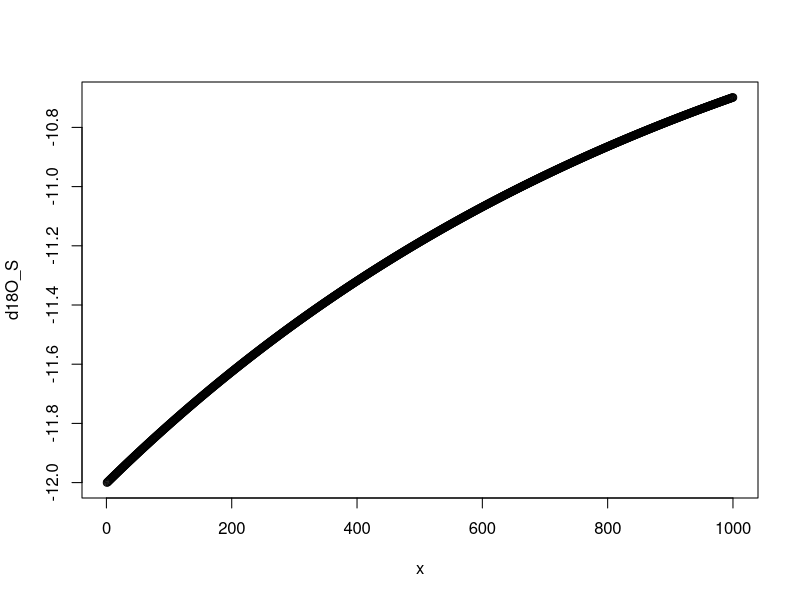

R code for this plot:
rm(list=ls())

# ΔH, vertical gradient of the transect
height <- 10 # m

# ΔL, horizontal gradient of the transect
distance <- 1000 # m

# ΔH/ΔL, topographic gradient
dHdL_ratio <- height/distance # dimensionless

# saturated hydraulic conductivity
Ks <- 900/86400 # m/s, original value is 900 m/day (converted to m/s)

# horizontal flow velocity
v <- Ks*dHdL_ratio # m/s

# distance in a numerical step
dx <- 1 # m

# time step
dt <- dx/v # s

# potential ET, derived from the Thornthwaite method (see http://ponce.sdsu.edu/onlinethornthwaite.php)
PET <- 112/1000 # m/month, original value is 112 mm/month (converted to m) 

# actual ET/potential ET ratio, estimated from literature data
AETPET_ratio <- 0.6 # dimensionless

# actual ET rate
ET <- PET*AETPET_ratio/(2.592e+6) # m/s (converted from m/month to m/s)

# thickness of surface water, given wet bulk density 0.9 g/cm3, 90% water content, and 30 cm depth
S <- 0.9*0.9*30/100 # m (converted from mm to m)

# ET/S, relative evapotranspiration rate (water turnover timescale)
ET_S_ratio <- ET/S # /s

# residual liquid fraction, used for δET calculation (see Xia and Winnick, 2021; https://doi.org/10.1016/j.epsl.2021.117120)
f <- 1-ET_S_ratio*dt # dimensionless

# Damkohler number (see Xia et al., 2021; https://doi.org/10.1016/j.epsl.2021.117120)
nd <- 1/f-1 # dimensionless

# T/ET, transpiration/evapotranspiration ratio
tet <- 0.75 # dimensionless

# relative humidity
rh <- 0.85 # dimensionless

# δG, the oxygen and hydrogen isotopic compositions of groundwater flux
d18O_G <- -12 # permil
d2H_G <- 8*d18O_G+10 # permil

# δS(x=0), the initial oxygen and hydrogen isotopic compositions of surface water
d18O_S0 <- -12 # permil
d2H_S0 <- 8*d18O_S0+10 # permil

# vapor-liquidequilibrium fractionation equation (see Xia and Winnick, 2021; https://doi.org/10.1016/j.epsl.2021.117120)
a18_e_vl <- function(temp){
  1/exp(1137/temp^2-0.4156/temp-0.00207) 
}
a2_e_vl <- function(temp){
  1/exp(24844/temp^2-76.248/temp+0.05261) 
}

# vapor-liquidequilibrium fractionation factor, assuming air temperature of 18 degree C
a18 <- a18_e_vl(273.15+18) # dimensionless
a2 <- a2_e_vl(273.15+18) # dimensionless

# kinetic fractionation factor, assuming wet soil (aerodynamic exponent=0.5)
k18 <- 0.9723^0.5 # dimensionless
k2 <- 0.9755^0.5 # dimensionless

# isotopic ratios of Vienna Standard Mean Ocean Water (VSMOW)
smow18 <- 0.0020052
smow2 <- 155.76*10^(-6)

# equation to derive the isotopic composition of evapotranspiration flux (see Xia and Winnick, 2021; https://doi.org/10.1016/j.epsl.2021.117120)
rayleigh_ET <- function(nd,t,h,delta_initial,alpha,k,smow){ # inputs as follows: Damkohler number, transpiration/evapotranspiration ratio, relative humidity, the isotopic composition of surface water, equilibrium fractionation factor, kinetic fractionation factor, isotopic ratio of VSMOW
  frac <-  1/(1/nd+1)
  r_initial <- (delta_initial/1000+1)*smow
  ae <- ((1-t)*((alpha*k*r_initial)/(1-h+(1-t)*k*h))+t*r_initial*(1/(1+(1-t)*k*(h/(1-h)))))/r_initial
  delta_ET <- ((delta_initial+1000)*(1-frac)^ae-1000*(1-frac)-delta_initial)/(1-frac-1)*(1-t)+delta_initial*t
  return(c((delta_initial-frac*delta_ET)/(1-frac),delta_ET)) # permil
}

# initialize the δS, the oxygen and hydrogen isotopic compositions of surface water
d18O_S <- d18O_S0 # permil
d2H_S <- d2H_S0 # permil

# initialize the distance vector
x <- seq(1,distance,dx) # m

# calculate the oxygen and hydrogen isotopic compositions of surface water across the 1-D transect
for (i in 1:(length(x)-1)){
  d18O_S[i+1] <- d18O_S[i]+dx*ET_S_ratio/v*(d18O_G-rayleigh_ET(nd,tet,rh,d18O_S[i],a18,k18,smow18)[2]) # permil
  d2H_S[i+1] <- d2H_S[i]+dx*ET_S_ratio/v*(d2H_G-rayleigh_ET(nd,tet,rh,d2H_S[i],a2,k2,smow2)[2]) # permil
}

# plot the oxygen isotopic composition of surface water versus horizontal distance (the control run in Figure 6 of the paper)
plot(x,d18O_S)
